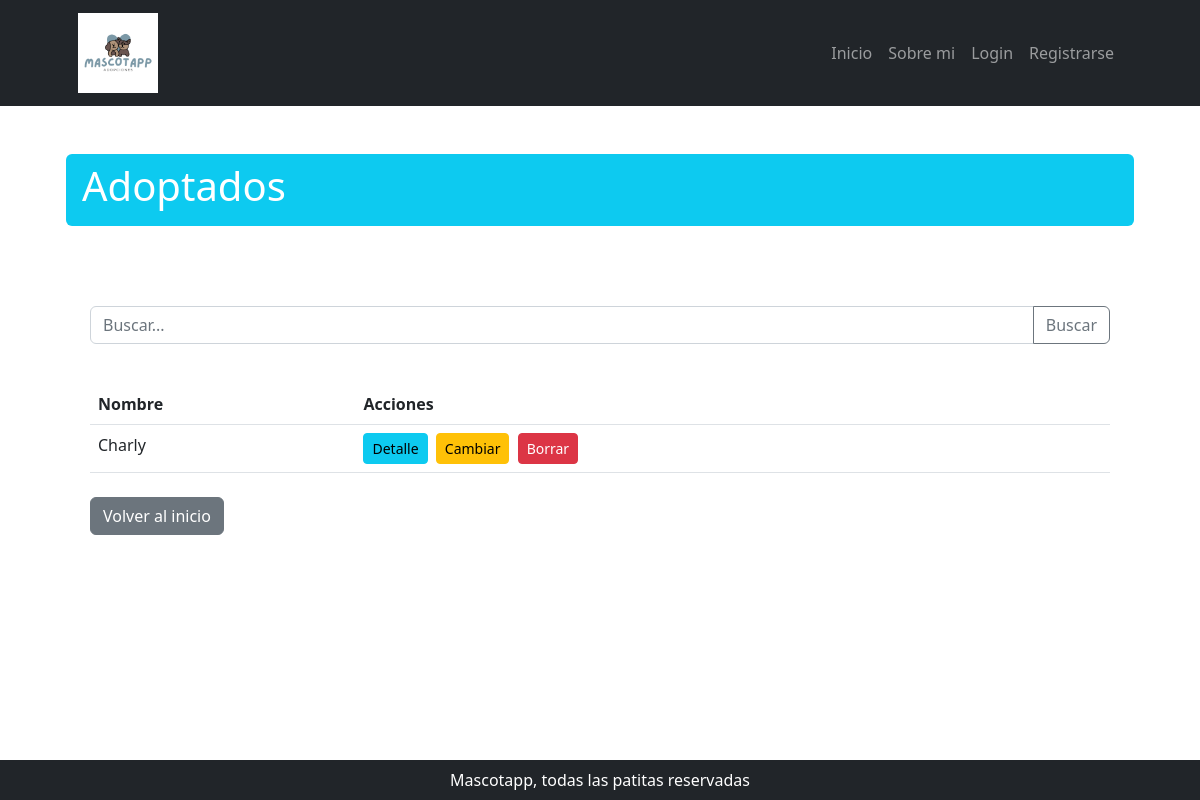
/adopcion/, run on an earlier commit of the app's database.
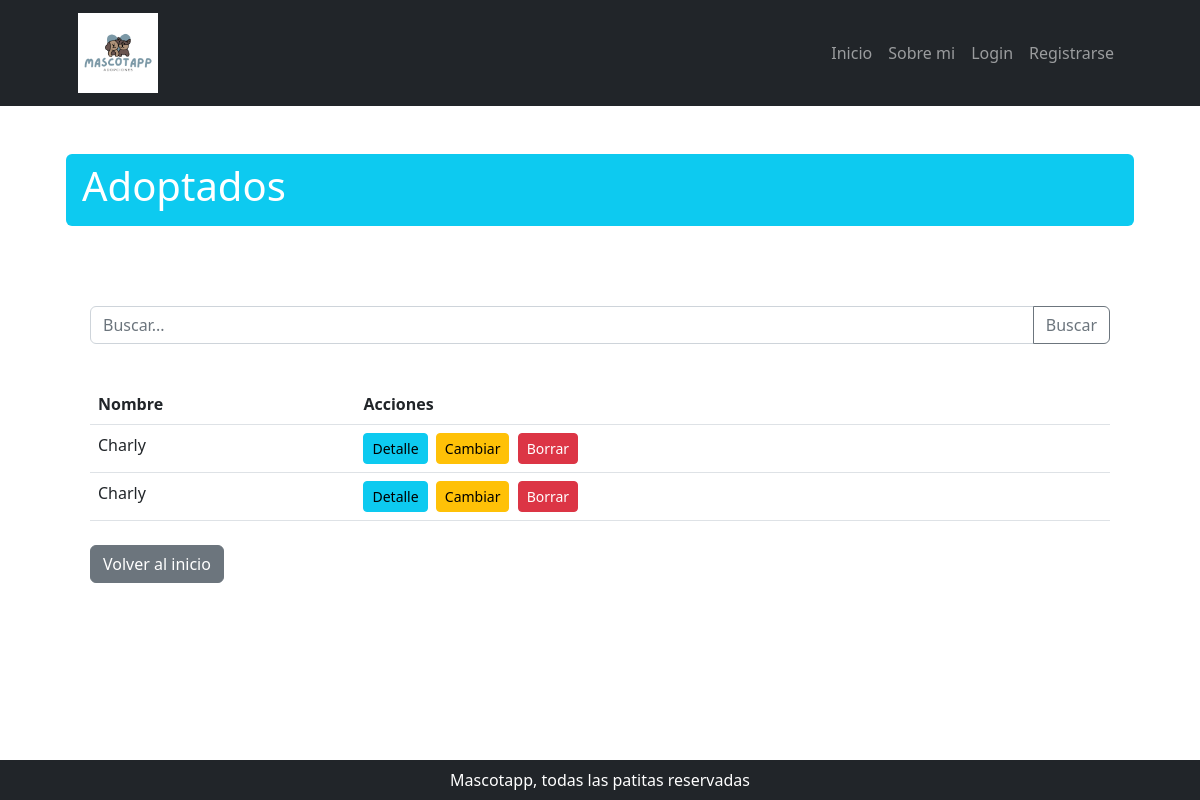
And on a later commit of the database.
### adopcion/models.py (models this page shows, shortened)
class Adopcion(models.Model):
    adoptante = models.ForeignKey(User, on_delete=models.CASCADE)
    mascota = models.ForeignKey("mascota.Mascota", on_delete=models.CASCADE)
    fecha_adopcion = models.DateTimeField(default=timezone.now, editable=False)
    class Meta:
        ordering = ("-fecha_adopcion",)

### adopcion/views.py (the view)
# urls.py: path('', views.AdopcionList.as_view(), name='adopcion_list'),
class AdopcionList(ListView):
    model = Adopcion
    template_name = 'adopcion/lista_adopciones.html'
    context_object_name = 'adopciones'

### adopcion/templates/adopcion/adopcion_list.html
{% extends 'core/base.html' %}
{% block titulo %}
Adoptados
{% endblock titulo %}
{% block contenido %}
<section class="container my-5">
    <section class="py-4">
        <form class="input-group mb-3" action="{% url 'adopcion:adopcion_list' %}" method="get">
            <input type="text" class="form-control" name="consulta" placeholder="Buscar..." aria-label="Buscar">
            <button class="btn btn-outline-secondary" type="submit" id="button-addon2">Buscar</button>
        </form>
    </section>
    {%if not object_list%}
    <p>No hay mascotas cargadas 🥳</p>
    {%else%}
    <table class="table table-hover">
        <thead>
            <tr>
                <th scope="col">Nombre</th>
                <th scope="col">Acciones</th>
            </tr>
        </thead>
        <tbody>
            {% for adopcion in object_list %}
            <tr>
                <td>{{ adopcion.adoptante.username }}</td>
                <td>
                    <a class="btn btn-info btn-sm me-1"
                        href="{% url 'adopcion:adopcion_detail' adopcion.id %}">Detalle</a>
                    <a class="btn btn-warning btn-sm me-1"
                        href="{% url 'adopcion:adopcion_update' adopcion.id %}">Cambiar</a>
                    <a class="btn btn-danger btn-sm" href="{% url 'adopcion:adopcion_delete' adopcion.id %}">Borrar</a>
                </td>
            </tr>
            {% endfor %}
        </tbody>
    </table>
    {%endif%}
    <section class="mt-4">
        <a class="btn btn-secondary" href="{% url 'core:home' %}" role="button">Volver al inicio</a>
    </section>
</section>
{% endblock contenido %}

What changed in the data, as far as the page shows it:
added Adopcion: adoptante.username "Charly"
